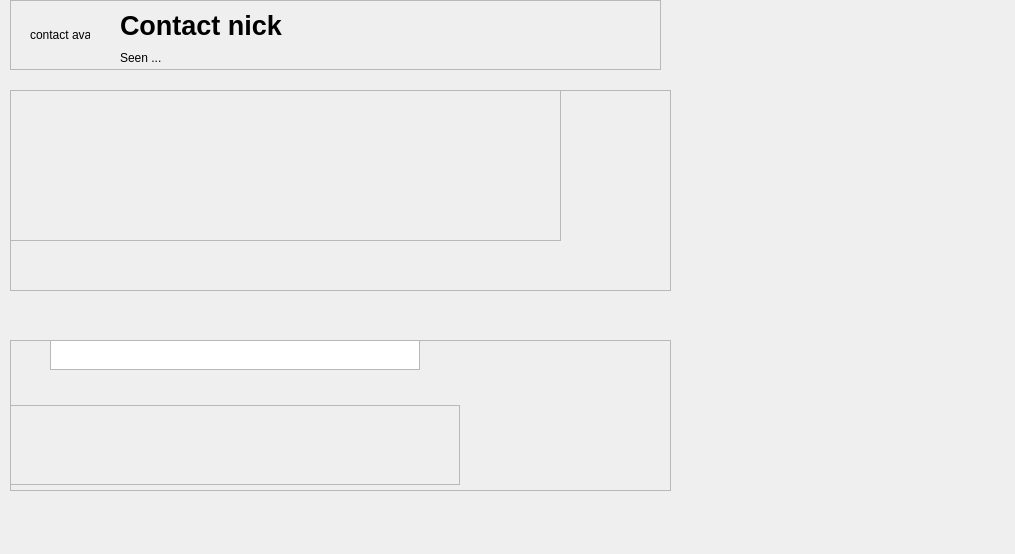
<?xml version="1.0" encoding="UTF-8"?>
<ui version="4.0">
 <class>Frame</class>
 <widget class="QFrame" name="Frame">
  <property name="geometry">
   <rect>
    <x>0</x>
    <y>0</y>
    <width>1015</width>
    <height>554</height>
   </rect>
  </property>
  <property name="windowTitle">
   <string>Frame</string>
  </property>
  <widget class="QFrame" name="frm_contact">
   <property name="geometry">
    <rect>
     <x>10</x>
     <y>0</y>
     <width>651</width>
     <height>70</height>
    </rect>
   </property>
   <property name="frameShape">
    <enum>QFrame::StyledPanel</enum>
   </property>
   <property name="frameShadow">
    <enum>QFrame::Raised</enum>
   </property>
   <widget class="QLabel" name="lbl_contact_avatar">
    <property name="geometry">
     <rect>
      <x>20</x>
      <y>5</y>
      <width>60</width>
      <height>60</height>
     </rect>
    </property>
    <property name="text">
     <string>contact avatar</string>
    </property>
   </widget>
   <widget class="QLabel" name="lbl_contact_nick">
    <property name="geometry">
     <rect>
      <x>110</x>
      <y>5</y>
      <width>341</width>
      <height>40</height>
     </rect>
    </property>
    <property name="font">
     <font>
      <pointsize>20</pointsize>
      <weight>75</weight>
      <bold>true</bold>
     </font>
    </property>
    <property name="text">
     <string>Contact nick</string>
    </property>
   </widget>
   <widget class="QLabel" name="lbl_contact_seen">
    <property name="geometry">
     <rect>
      <x>110</x>
      <y>50</y>
      <width>381</width>
      <height>15</height>
     </rect>
    </property>
    <property name="text">
     <string>Seen ... </string>
    </property>
   </widget>
   <widget class="QPushButton" name="btn_contact_find">
    <property name="geometry">
     <rect>
      <x>550</x>
      <y>15</y>
      <width>40</width>
      <height>40</height>
     </rect>
    </property>
    <property name="text">
     <string/>
    </property>
    <property name="icon">
     <iconset>
      <normaloff>../images/search.png</normaloff>../images/search.png</iconset>
    </property>
    <property name="iconSize">
     <size>
      <width>35</width>
      <height>35</height>
     </size>
    </property>
    <property name="flat">
     <bool>true</bool>
    </property>
   </widget>
   <widget class="QPushButton" name="btn_contact_menu">
    <property name="geometry">
     <rect>
      <x>600</x>
      <y>15</y>
      <width>40</width>
      <height>40</height>
     </rect>
    </property>
    <property name="text">
     <string/>
    </property>
    <property name="icon">
     <iconset>
      <normaloff>../images/menu.png</normaloff>../images/menu.png</iconset>
    </property>
    <property name="iconSize">
     <size>
      <width>35</width>
      <height>35</height>
     </size>
    </property>
    <property name="flat">
     <bool>true</bool>
    </property>
   </widget>
  </widget>
  <widget class="QFrame" name="frm_content">
   <property name="geometry">
    <rect>
     <x>10</x>
     <y>90</y>
     <width>661</width>
     <height>201</height>
    </rect>
   </property>
   <property name="frameShape">
    <enum>QFrame::StyledPanel</enum>
   </property>
   <property name="frameShadow">
    <enum>QFrame::Raised</enum>
   </property>
   <widget class="QScrollArea" name="area_content">
    <property name="geometry">
     <rect>
      <x>0</x>
      <y>0</y>
      <width>551</width>
      <height>151</height>
     </rect>
    </property>
    <property name="widgetResizable">
     <bool>true</bool>
    </property>
    <widget class="QWidget" name="scrollAreaWidgetContents">
     <property name="geometry">
      <rect>
       <x>0</x>
       <y>0</y>
       <width>549</width>
       <height>149</height>
      </rect>
     </property>
    </widget>
   </widget>
  </widget>
  <widget class="QFrame" name="frm_comp">
   <property name="geometry">
    <rect>
     <x>10</x>
     <y>340</y>
     <width>661</width>
     <height>151</height>
    </rect>
   </property>
   <property name="frameShape">
    <enum>QFrame::StyledPanel</enum>
   </property>
   <property name="frameShadow">
    <enum>QFrame::Raised</enum>
   </property>
   <widget class="QPushButton" name="btn_comp_send">
    <property name="geometry">
     <rect>
      <x>410</x>
      <y>0</y>
      <width>40</width>
      <height>30</height>
     </rect>
    </property>
    <property name="text">
     <string/>
    </property>
    <property name="icon">
     <iconset>
      <normaloff>../images/send.png</normaloff>../images/send.png</iconset>
    </property>
    <property name="iconSize">
     <size>
      <width>30</width>
      <height>30</height>
     </size>
    </property>
    <property name="flat">
     <bool>true</bool>
    </property>
   </widget>
   <widget class="QScrollArea" name="area_comp">
    <property name="geometry">
     <rect>
      <x>0</x>
      <y>65</y>
      <width>450</width>
      <height>80</height>
     </rect>
    </property>
    <property name="widgetResizable">
     <bool>true</bool>
    </property>
    <widget class="QWidget" name="scrollAreaWidgetContents_2">
     <property name="geometry">
      <rect>
       <x>0</x>
       <y>0</y>
       <width>448</width>
       <height>78</height>
      </rect>
     </property>
    </widget>
   </widget>
   <widget class="QTextEdit" name="txt_comp">
    <property name="geometry">
     <rect>
      <x>40</x>
      <y>0</y>
      <width>370</width>
      <height>30</height>
     </rect>
    </property>
    <property name="font">
     <font>
      <pointsize>12</pointsize>
     </font>
    </property>
   </widget>
   <widget class="QPushButton" name="btn_comp_attach">
    <property name="geometry">
     <rect>
      <x>0</x>
      <y>0</y>
      <width>40</width>
      <height>30</height>
     </rect>
    </property>
    <property name="text">
     <string/>
    </property>
    <property name="icon">
     <iconset>
      <normaloff>../images/attach_normal.png</normaloff>../images/attach_normal.png</iconset>
    </property>
    <property name="iconSize">
     <size>
      <width>30</width>
      <height>30</height>
     </size>
    </property>
    <property name="flat">
     <bool>true</bool>
    </property>
   </widget>
  </widget>
 </widget>
 <resources/>
 <connections/>
</ui>
